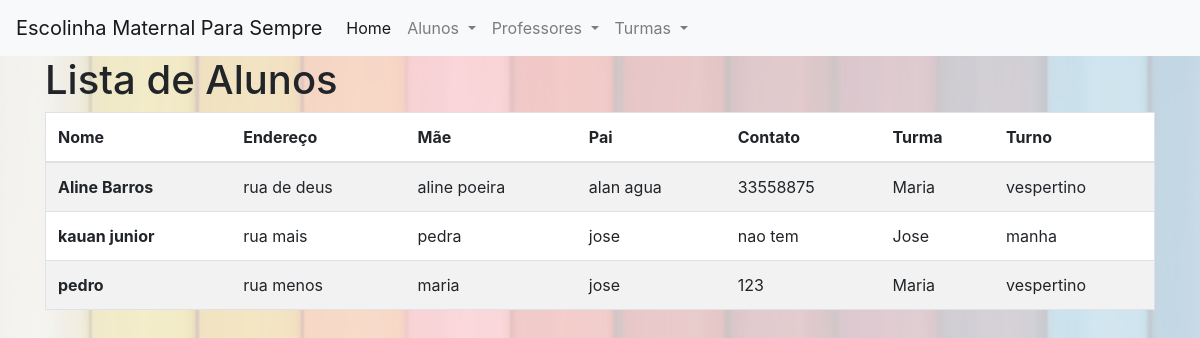
The app's page /?page=lis-aluno with its own data.
### tables this page shows
CREATE TABLE `aluno` (
  `id_aluno` int(11) NOT NULL,
  `nome_aluno` varchar(200) NOT NULL,
  `nascimento_aluno` date NOT NULL,
  `endereco_aluno` varchar(200) NOT NULL,
  `mae_aluno` varchar(200) NOT NULL,
  `pai_aluno` varchar(200) NOT NULL,
  `contato_aluno` varchar(200) NOT NULL,
  `turma_aluno` varchar(200) NOT NULL,
  `turno_aluno` varchar(20) NOT NULL
);

### aluno/listar-aluno.php (the view)
<h1>Lista de Alunos</h1>
<table class="table table-striped border table-hover table-responsive-md">
    <thead>
    <tr>
        <th scope="col">Nome</th>
        <th scope="col">Endereço</th>
        <th scope="col">Mãe</th>
        <th scope="col">Pai</th>
        <th scope="col">Contato</th>
        <th scope="col">Turma</th>
        <th scope="col">Turno</th>
    </tr>
    </thead>
    <tbody>
    <?php
    $sql = "SELECT * FROM aluno ORDER BY nome_aluno";
    $res = $conn->query($sql);
    while($row = $res->fetch_assoc()){
        echo "<tr>
      <th scope='row'>".$row['nome_aluno']."</th>
      <td>".$row['endereco_aluno']."</td>
      <td>".$row['mae_aluno']."</td>
      <td>".$row['pai_aluno']."</td>
      <td>".$row['contato_aluno']."</td>
      <td>".$row['turma_aluno']."</td>
      <td>".$row['turno_aluno']."</td>
    </tr>";
    };
    ?>
    </tbody>
</table>

### index.php (shortened to what this page needs)
<!DOCTYPE html>
<html lang="pt-BR">
  <head>
    <link rel="stylesheet" href="css/bootstrap.min.css">
  </head>
  <body>
    <nav class="navbar navbar-expand-lg navbar-light bg-light">
      <a class="navbar-brand" href="index.php">Escolinha Maternal Para Sempre</a>
      <div class="collapse navbar-collapse" id="navbarSupportedContent">
        <ul class="navbar-nav mr-auto">
          <li class="nav-item active">
            <a class="nav-link" href="index.php">Home</a>
          </li>
          <li class="nav-item dropdown">
            <a class="nav-link dropdown-toggle" href="#" id="navbarDropdown" role="button" data-toggle="dropdown" aria-haspopup="true" aria-expanded="false">
              Alunos
            </a>
          </li>
          <li class="nav-item dropdown">
            <a class="nav-link dropdown-toggle" href="#" id="navbarDropdown" role="button" data-toggle="dropdown" aria-haspopup="true" aria-expanded="false">
              Professores
            </a>
          </li>
          <li class="nav-item dropdown">
            <a class="nav-link dropdown-toggle" href="#" id="navbarDropdown" role="button" data-toggle="dropdown" aria-haspopup="true" aria-expanded="false">
              Turmas
            </a>
          </li>
        </ul>
      </div>
    </nav>
    <div class="bg">
    <div class="container">
      <div class="row">
        <div class="col-lg-12">
          <?php include("config.php"); ?>
        </div>
      </div>
        </div>
    </div>
  </body>
</html>

### config.php (shortened to what this page needs)
<?php
		$host = "localhost";
		$user = "root";
		$pass = "";
		$db = "udf";
		$conn = new mysqli($host,$user,$pass,$db) or die($conn -> error);
		switch (@$_REQUEST["page"]){
				case 'lis-aluno';
						include("aluno/listar-aluno.php");
						break;
		}
?>

### index.php (style rules this page uses)
body { background-image: url("bg.jpg"); background-repeat: no-repeat; background-color: hsla(0,0%,100%,0.75); background-blend-mode: overlay; height: 100%; width: 100%; }
.table { background-color: #ffffff; }

### records on screen
aluno: nome_aluno "Aline Barros", endereco_aluno "rua de deus", mae_aluno "aline poeira", pai_aluno "alan agua", contato_aluno "33558875", turma_aluno "Maria", turno_aluno "vespertino"
aluno: nome_aluno "kauan junior", endereco_aluno "rua mais", mae_aluno "pedra", pai_aluno "jose", contato_aluno "nao tem", turma_aluno "Jose", turno_aluno "manha"
aluno: nome_aluno "pedro", endereco_aluno "rua menos", mae_aluno "maria", pai_aluno "jose", contato_aluno "123", turma_aluno "Maria", turno_aluno "vespertino"
